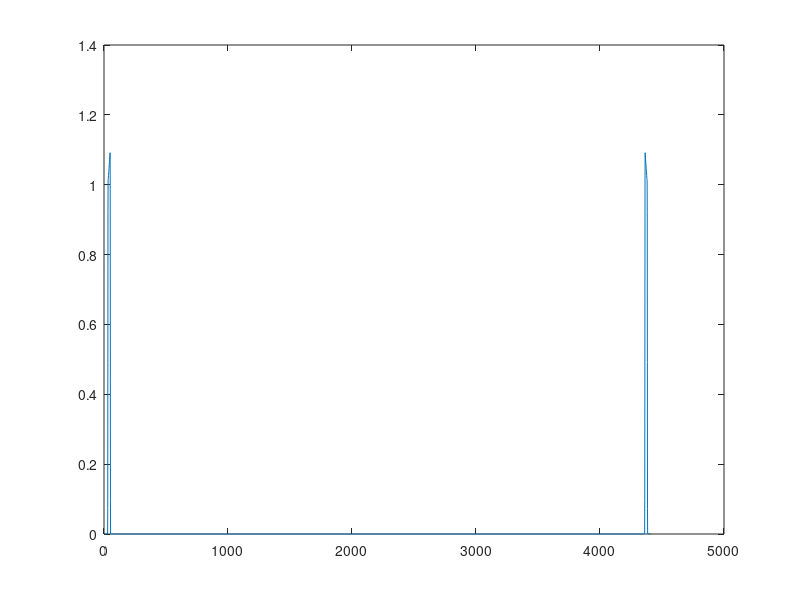

MATLAB code for this plot:
% make chirp with timbre
chirp = 0;

% create filter
b = fir2(4410, [0 300 301 500 501 22050]/22050, [0 0 1 1.1 0 0]);

plot(abs(fft(b)));
% apply filter to change timbre
instantFreq = 0;
